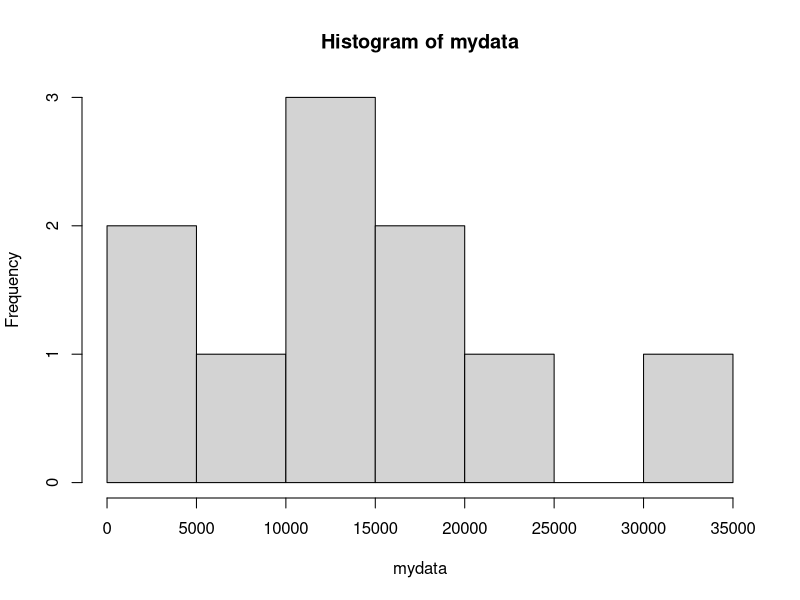
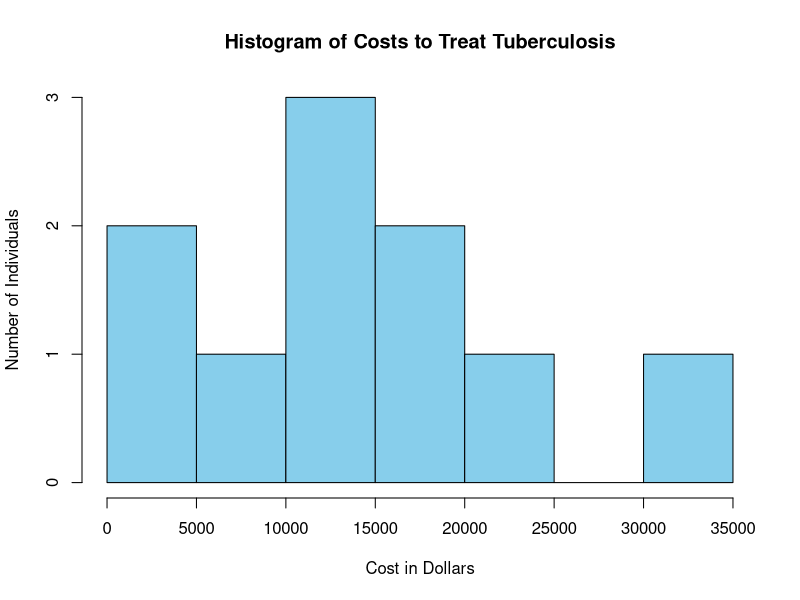

The R script that drew these images, in order:
# MATH 221D
# Lesson 3
# Sample R code
# https://byuistats.github.io/BYUI_M221_Book_R

# Read in tuberculosis data
mydata <- c(15100, 19000, 4800, 6500, 14900, 600, 23500, 11500, 12900, 32200)

# -----------------------------------------
# Histograms  
# -----------------------------------------

# Basic histogram of the tuberculosis data
hist(mydata)

# Nicer histogram of the tuberculosis data
hist(mydata, 
     col = "skyblue", 
     main = "Histogram of Costs to Treat Tuberculosis", 
     xlab = "Cost in Dollars", 
     ylab = "Number of Individuals")


# -----------------------------------------
# Numerical Summaries: Measures of center
# -----------------------------------------

# Compute the mean
mean(mydata)

# Compute the median
median(mydata)

# Find the mode
table(mydata)